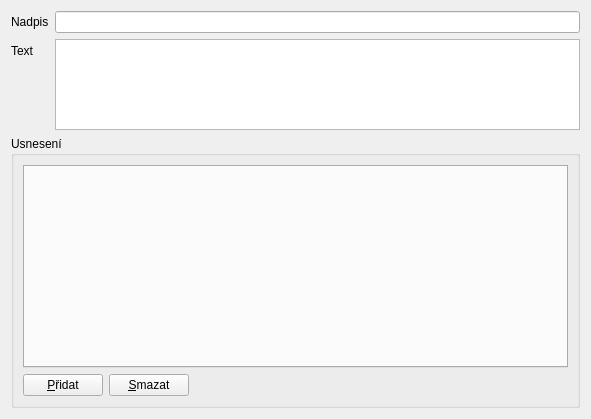
<?xml version="1.0" encoding="UTF-8"?>
<ui version="4.0">
 <class>BodProgramu</class>
 <widget class="QWidget" name="BodProgramu">
  <property name="geometry">
   <rect>
    <x>0</x>
    <y>0</y>
    <width>591</width>
    <height>419</height>
   </rect>
  </property>
  <property name="windowTitle">
   <string>Form</string>
  </property>
  <layout class="QFormLayout" name="formLayout">
   <item row="0" column="0">
    <widget class="QLabel" name="label">
     <property name="text">
      <string>Nadpis</string>
     </property>
    </widget>
   </item>
   <item row="0" column="1">
    <widget class="QLineEdit" name="lineEdit"/>
   </item>
   <item row="1" column="0">
    <widget class="QLabel" name="label_2">
     <property name="text">
      <string>Text</string>
     </property>
    </widget>
   </item>
   <item row="1" column="1">
    <widget class="QPlainTextEdit" name="plainTextEdit">
     <property name="sizePolicy">
      <sizepolicy hsizetype="Expanding" vsizetype="Expanding">
       <horstretch>0</horstretch>
       <verstretch>1</verstretch>
      </sizepolicy>
     </property>
    </widget>
   </item>
   <item row="2" column="0" colspan="2">
    <widget class="QGroupBox" name="groupBox">
     <property name="sizePolicy">
      <sizepolicy hsizetype="Preferred" vsizetype="Expanding">
       <horstretch>0</horstretch>
       <verstretch>3</verstretch>
      </sizepolicy>
     </property>
     <property name="title">
      <string>Usnesení</string>
     </property>
     <layout class="QGridLayout" name="gridLayout">
      <item row="1" column="0">
       <widget class="QPushButton" name="pushButton">
        <property name="text">
         <string>&amp;Přidat</string>
        </property>
       </widget>
      </item>
      <item row="1" column="1">
       <widget class="QPushButton" name="pushButton_2">
        <property name="text">
         <string>&amp;Smazat</string>
        </property>
       </widget>
      </item>
      <item row="1" column="2">
       <spacer name="horizontalSpacer">
        <property name="orientation">
         <enum>Qt::Horizontal</enum>
        </property>
        <property name="sizeHint" stdset="0">
         <size>
          <width>40</width>
          <height>20</height>
         </size>
        </property>
       </spacer>
      </item>
      <item row="0" column="0" colspan="3">
       <widget class="QTabWidget" name="tabWidget"/>
      </item>
     </layout>
    </widget>
   </item>
  </layout>
 </widget>
 <resources/>
 <connections/>
</ui>
